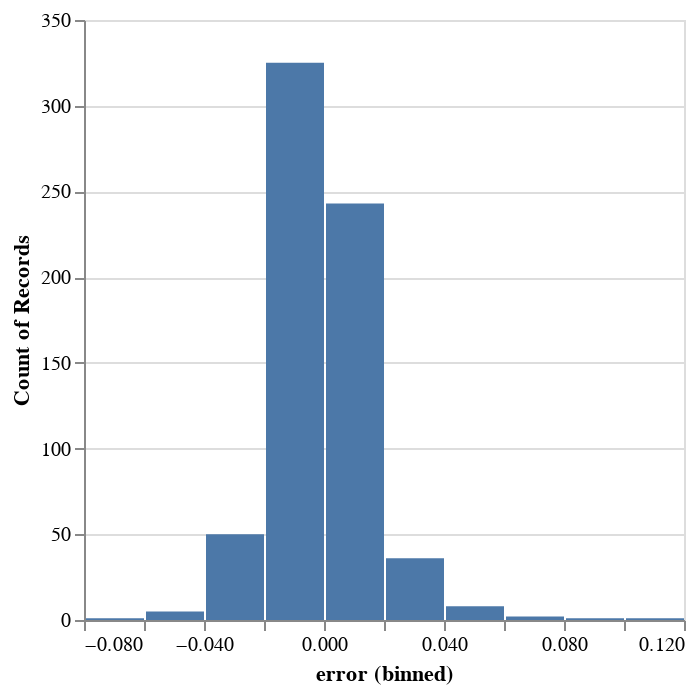

Write notebook code for a chart like this one.
### Code cell
# distribution of end-of-season errors
alt.Chart(
    data.with_columns(pred=rf.oob_prediction_)
    .filter(pl.col("t") == 0)
    .with_columns(error=pl.col("pred") - pl.col("estimate"))
).mark_bar().encode(alt.X("error", bin=True), alt.Y("count()"))

### Figure 1 — Vega-Lite specification as saved in the notebook (floating-point values rounded to 4 significant figures; data arrays with more than 128 entries replaced by an {"elided": "..."} marker saying what was removed)
{"config": {"view": {"continuousWidth": 300, "continuousHeight": 300}}, "data": {"name": "data-c8eea364623777b88d01f3b89734af65"}, "mark": {"type": "bar"}, "encoding": {"x": {"bin": true, "field": "error", "type": "quantitative"}, "y": {"aggregate": "count", "type": "quantitative"}}, "$schema": "https://vega.github.io/schema/vega-lite/v5.20.1.json", "datasets": {"data-c8eea364623777b88d01f3b89734af65": {"elided": "672 records"}}}
